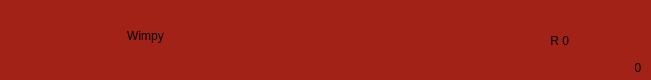
      <widget class="QFrame" name="frame_3">
       <property name="geometry">
        <rect>
         <x>140</x>
         <y>8</y>
         <width>651</width>
         <height>80</height>
        </rect>
       </property>
       <property name="styleSheet">
        <string notr="true">border:none;
background-color:rgb(163,34,23);</string>
       </property>
       <property name="frameShape">
        <enum>QFrame::StyledPanel</enum>
       </property>
       <property name="frameShadow">
        <enum>QFrame::Raised</enum>
       </property>
       <widget class="QLabel" name="label_3">
        <property name="geometry">
         <rect>
          <x>580</x>
          <y>0</y>
          <width>71</width>
          <height>81</height>
         </rect>
        </property>
        <property name="cursor">
         <cursorShape>PointingHandCursor</cursorShape>
        </property>
        <property name="text">
         <string/>
        </property>
        <property name="pixmap">
         <pixmap resource="resources.qrc">:/images/Misc/cart.png</pixmap>
        </property>
        <property name="alignment">
         <set>Qt::AlignCenter</set>
        </property>
       </widget>
       <widget class="QLabel" name="lblCheckout">
        <property name="geometry">
         <rect>
          <x>438</x>
          <y>0</y>
          <width>131</width>
          <height>81</height>
         </rect>
        </property>
        <property name="text">
         <string>R 0</string>
        </property>
        <property name="alignment">
         <set>Qt::AlignRight|Qt::AlignTrailing|Qt::AlignVCenter</set>
        </property>
       </widget>
       <widget class="QLabel" name="label_4">
        <property name="geometry">
         <rect>
          <x>280</x>
          <y>10</y>
          <width>61</width>
          <height>61</height>
         </rect>
        </property>
        <property name="text">
         <string/>
        </property>
        <property name="pixmap">
         <pixmap resource="resources.qrc">:/images/logo/WimpyLogo.svg</pixmap>
        </property>
        <property name="scaledContents">
         <bool>true</bool>
        </property>
        <property name="alignment">
         <set>Qt::AlignCenter</set>
        </property>
       </widget>
       <widget class="QLabel" name="lblHeadingCheckout">
        <property name="geometry">
         <rect>
          <x>0</x>
          <y>0</y>
          <width>291</width>
          <height>71</height>
         </rect>
        </property>
        <property name="text">
         <string>Wimpy</string>
        </property>
        <property name="alignment">
         <set>Qt::AlignCenter</set>
        </property>
       </widget>
       <widget class="QLabel" name="lblCounter">
        <property name="geometry">
         <rect>
          <x>630</x>
          <y>57</y>
          <width>16</width>
          <height>21</height>
         </rect>
        </property>
        <property name="text">
         <string>0</string>
        </property>
        <property name="alignment">
         <set>Qt::AlignCenter</set>
        </property>
       </widget>
       <widget class="QPushButton" name="pBCheckout">
        <property name="geometry">
         <rect>
          <x>580</x>
          <y>10</y>
          <width>71</width>
          <height>61</height>
         </rect>
        </property>
        <property name="cursor">
         <cursorShape>PointingHandCursor</cursorShape>
        </property>
        <property name="styleSheet">
         <string notr="true">background-color: transparent;</string>
        </property>
        <property name="text">
         <string/>
        </property>
       </widget>
       <zorder>label_3</zorder>
       <zorder>lblCheckout</zorder>
       <zorder>lblHeadingCheckout</zorder>
       <zorder>label_4</zorder>
       <zorder>lblCounter</zorder>
       <zorder>pBCheckout</zorder>
      </widget>
